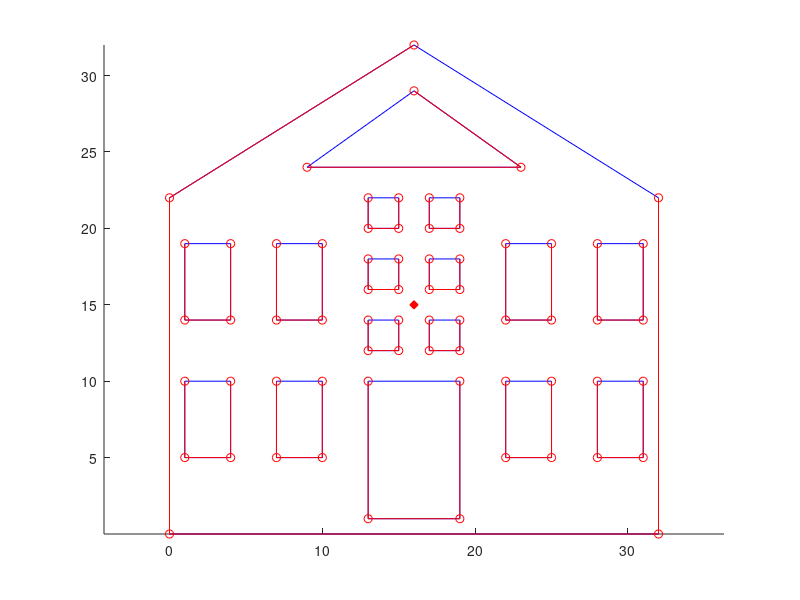

The MATLAB source for this figure: (Note: this script raises an error after producing the figure.)
% example_multiply_b17.m
% Nasser, September 6, 2019
% In this code, we consider:
% bounded multiply connected domain G of connectivity 17
% 
% 
clc
clear all
%
% The vertices of the polygon
% The inner polygons (the vertices must be clockwise oriented)
ver{1}  = [31+10i ; 31+5i  ; 28+5i  ; 28+10i ];
ver{2}  = [25+10i ; 25+5i  ; 22+5i  ; 22+10i ];
ver{3}  = [19+10i ; 19+1i  ; 13+1i  ; 13+10i ];
ver{4}  = [10+10i ; 10+5i  ;  7+5i  ;  7+10i ];
ver{5}  = [ 4+10i ;  4+5i  ;  1+5i  ;  1+10i ];
ver{6}  = [31+19i ; 31+14i ; 28+14i ; 28+19i ];
ver{7}  = [25+19i ; 25+14i ; 22+14i ; 22+19i ];
ver{8}  = [19+14i ; 19+12i ; 17+12i ; 17+14i ];
ver{9}  = [15+14i ; 15+12i ; 13+12i ; 13+14i ];
ver{10} = [19+18i ; 19+16i ; 17+16i ; 17+18i ];
ver{11} = [15+18i ; 15+16i ; 13+16i ; 13+18i ];
ver{12} = [19+22i ; 19+20i ; 17+20i ; 17+22i ];
ver{13} = [15+22i ; 15+20i ; 13+20i ; 13+22i ];
ver{14} = [10+19i ; 10+14i ;  7+14i ;  7+19i ];
ver{15} = [ 4+19i ;  4+14i ;  1+14i ;  1+19i ];
ver{16} = [16+29i ; 23+24i ;  9+24i ];
% The outer polygon (the vertices must be counterclockwise oriented)
ver{17} = [16+32i ;  0+22i ;  0+0i  ; 32+0i  ; 32+22i ];
% 
% Choose alpha, an auxiliary point in the domain G
alpha = 16+15i;
%
% Simple check of the domain to make sure that there is no overlap between
% the polygons and that the orientations of the polygons are clockwise
figure
hold on
axis equal
for k=1:length(ver)
    plgk = []; plgk = ver{k}; plgk(end+1)=plgk(1);
    plot(real(plgk),imag(plgk),'b')
    plot(real(ver{k}),imag(ver{k}),'-or')
end
plot(real(alpha),imag(alpha),'dr','MarkerfaceColor','r')
%
%
%%
tic
f=plgcirmap(ver,alpha);% f is the conformal mapping from the domain G
                         % onto the circular domain D with the  
                         % normalization f(alpha)=0 and f'(alpha)>0
% f=plgcirmap(ver,alpha,ver{end}(end));% f is the conformal mapping from  
                         % the domain G onto the circular domain D with the  
                         % normalization f(alpha)=0 and f(ver{end}(end))=1
toc
%%
plotmap(f); % to plot the domain G and the circular domain D 
plotmap(f,'v','plr',21,21); % to plot polar grids in the circular domain
                              % D and their images in the domain G under  
                              % the invers map
plotmap(f,'v','rec',21,21); % to plot rectangular grids in the circular 
                              % domain D and their images in the domain G
                              % under the invers map
plotmap(f,'d','rec',21,21); % to plot rectangular grids in the domain 
                              % G and their images in the circular domain  
                              % D under the conformal map
plotmap(f,'d','plr',21,21); % to plot polar grids in the domain 
                              % G and their images in the circular domain  
                              % D under the conformal map
%%
%%
% Checking the accuracy of the toolbox PlgCirMap:
% 
% we choose test points: ztest in the domain G 
ztest   =  linspace(0.01,31.99,1000)+19.5i;
% compute their images under the circular map: wtest
% We compute the images of the test points ztest under the conformal map 
% from G onto D 
wtest   =  evalu(f,ztest,'d');
% We compute the values of f^-1(f(zztest))  
ztest2  =  evalu(f,wtest,'v');
% We compute the maximum norm of the different between the test points 
% ztest and ztest2
error_norm = norm(ztest-ztest2,inf)
Error = abs(ztest-ztest2);
%
nv     =  f.nv;
et     =  f.et;
zet    =  f.zet;
imgver =  f.imgver;
m      =  length(ver);
% 
figure;
hold on
box on
axis equal
for k=1:m
    crv=et(1+sum(nv(1:k-1)):sum(nv(1:k)),1);
    plot(real(crv),imag(crv),'-k','LineWidth',2);
end
plot(real(ztest),imag(ztest),'.b')
%
figure;
hold on
box on
axis equal
for k=1:m
    crv=zet(1+sum(nv(1:k-1)):sum(nv(1:k)),1);
    plot(real(crv),imag(crv),'-k','LineWidth',2);
end
plot(real(wtest),imag(wtest),'.b')
%
figure
semilogy(real(ztest),Error,'b','LineWidth',1);
grid on
%%

